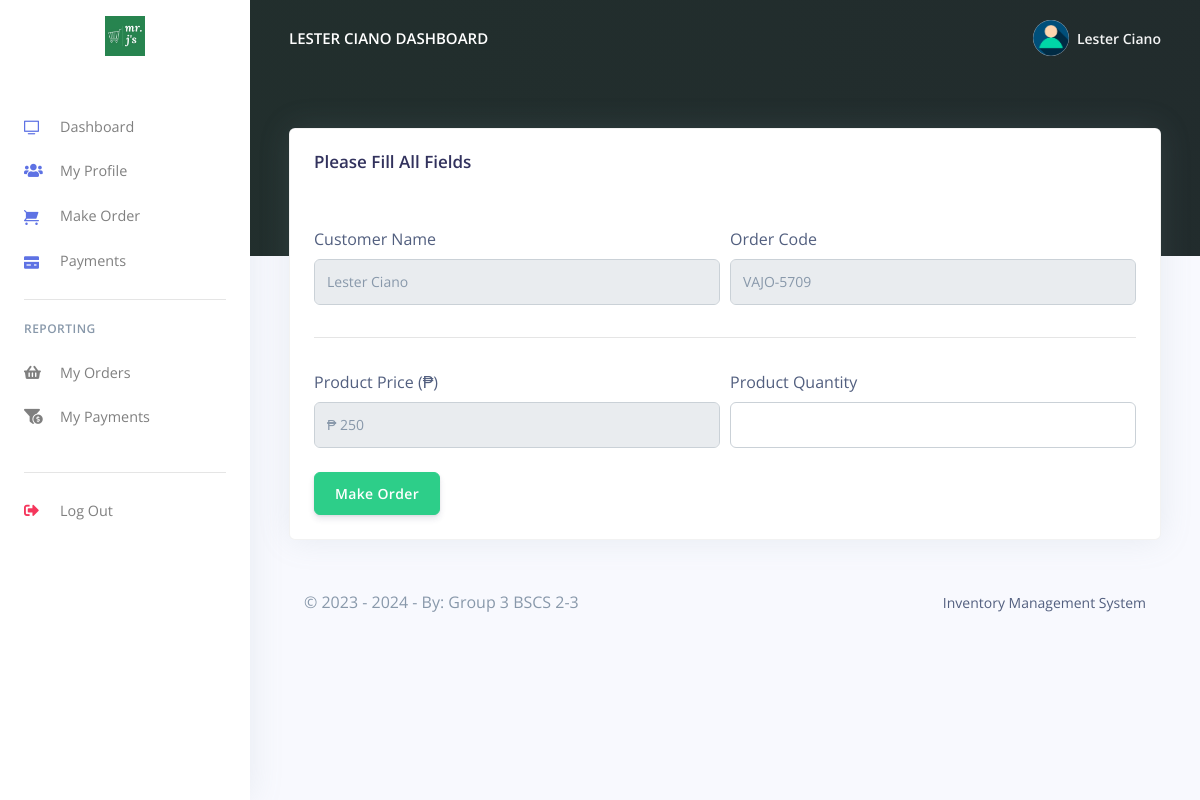
The page /pos/customer/make_oder.php?prod_id=06dc36c1be&prod_name=Emperador Light&prod_price=250 (signed in) on the database its author committed.
### tables this page shows
CREATE TABLE `rpos_customers` (
  `customer_id` varchar(200) NOT NULL,
  `customer_name` varchar(200) NOT NULL,
  `customer_phoneno` varchar(200) NOT NULL,
  `customer_email` varchar(200) NOT NULL,
  `customer_password` varchar(200) NOT NULL,
  `created_at` timestamp(6) NOT NULL DEFAULT current_timestamp(6) ON UPDATE current_timestamp(6)
);

CREATE TABLE `rpos_products` (
  `prod_id` varchar(200) NOT NULL,
  `prod_code` varchar(200) NOT NULL,
  `prod_name` varchar(200) NOT NULL,
  `prod_img` varchar(200) NOT NULL,
  `prod_desc` longtext NOT NULL,
  `prod_price` varchar(200) NOT NULL,
  `created_at` timestamp(6) NOT NULL DEFAULT current_timestamp(6) ON UPDATE current_timestamp(6)
);

### pos/customer/config/code-generator.php (called while the page is built, shortened)
<?php
$length = 4;
$alpha = substr(str_shuffle("QWERTYUIOPLKJHGFDSAZXCVBNM"), 1, $length);
$beta = substr(str_shuffle("1234567890"), 1, $length);

### pos/customer/make_oder.php (the view, shortened to what this page needs)
<?php
include('config/config.php');
include('config/code-generator.php');
require_once('partials/_head.php');
?>
<body>
    <?php
    require_once('partials/_sidebar.php');
    ?>
    <div class="main-content">
        <?php
        require_once('partials/_topnav.php');
        ?>
        <div class="container-fluid mt--8">
            <div class="row">
                <div class="col">
                    <div class="card shadow">
                        <div class="card-header border-0">
                            <h3>Please Fill All Fields</h3>
                        </div>
                        <div class="card-body">
                            <form method="POST" enctype="multipart/form-data">
                                <div class="form-row">
                                    <div class="col-md-6">
                                        <label>Customer Name</label>
                                        <?php
                                        $customer_id = $_SESSION['customer_id'];
                                        $ret = "SELECT * FROM  rpos_customers WHERE customer_id = '$customer_id' ";
                                        $stmt = $mysqli->prepare($ret);
                                        $stmt->execute();
                                        $res = $stmt->get_result();
                                        while ($cust = $res->fetch_object()) {
                                        ?>
                                            <input class="form-control" readonly name="customer_name" value="<?php echo $cust->customer_name; ?>">
                                        <?php } ?>
                                    </div>
                                    <div class="col-md-6">
                                        <label>Order Code</label>
                                        <input type="text" readonly name="order_code" value="<?php echo $alpha; ?>-<?php echo $beta; ?>" class="form-control" value="">
                                    </div>
                                </div>
                                <hr>
                                <?php
                                $prod_id = $_GET['prod_id'];
                                $ret = "SELECT * FROM  rpos_products WHERE prod_id = '$prod_id'";
                                $stmt = $mysqli->prepare($ret);
                                $stmt->execute();
                                $res = $stmt->get_result();
                                while ($prod = $res->fetch_object()) {
                                ?>
                                    <div class="form-row">
                                        <div class="col-md-6">
                                            <label>Product Price (₱)</label>
                                            <input type="text" readonly name="prod_price" value="₱ <?php echo $prod->prod_price; ?>" class="form-control">
                                        </div>
                                        <div class="col-md-6">
                                            <label>Product Quantity</label>
                                            <input type="text" name="prod_qty" class="form-control" value="">
                                        </div>
                                    </div>
                                <?php } ?>
                                <br>
                                <div class="form-row">
                                    <div class="col-md-6">
                                        <input type="submit" name="make" value="Make Order" class="btn btn-success" value="">
                                    </div>
                                </div>
                            </form>
                        </div>
                    </div>
                </div>
            </div>
            <?php
            require_once('partials/_footer.php');
            ?>
        </div>
    </div>
</body>
</html>

### pos/customer/partials/_sidebar.php (shortened to what this page needs)
<?php
$customer_id = $_SESSION['customer_id'];
$ret = "SELECT * FROM  rpos_customers  WHERE customer_id = '$customer_id'";
$stmt = $mysqli->prepare($ret);
$stmt->execute();
$res = $stmt->get_result();
while ($customer = $res->fetch_object()) {
?>
  <nav class="navbar navbar-vertical fixed-left navbar-expand-md navbar-light bg-white" id="sidenav-main">
    <div class="container-fluid">
      <a class="navbar-brand pt-0" href="dashboard.php">
        <img src="../admin/assets/img/brand/mrj.jpg" class="navbar-brand-img" alt="...">
      </a>
      <div class="collapse navbar-collapse" id="sidenav-collapse-main">
        <ul class="navbar-nav">
          <li class="nav-item">
            <a class="nav-link" href="dashboard.php">
              <i class="ni ni-tv-2 text-primary"></i> Dashboard
            </a>
          </li>
          <li class="nav-item">
            <a class="nav-link" href="change_profile.php">
              <i class="fas fa-users text-primary"></i> My Profile
            </a>
          </li>
          <li class="nav-item">
            <a class="nav-link" href="orders.php">
              <i class="ni ni-cart text-primary"></i>Make Order
            </a>
          </li>
          <li class="nav-item">
            <a class="nav-link" href="payments.php">
              <i class="ni ni-credit-card text-primary"></i> Payments
            </a>
          </li>
        </ul>
        <hr class="my-3">
        <h6 class="navbar-heading text-muted">Reporting</h6>
        <ul class="navbar-nav mb-md-3">
          <li class="nav-item">
            <a class="nav-link" href="orders_reports.php">
              <i class="fas fa-shopping-basket"></i> My Orders
            </a>
          </li>
          <li class="nav-item">
            <a class="nav-link" href="payments_reports.php">
              <i class="fas fa-funnel-dollar"></i> My Payments
            </a>
          </li>
        </ul>
        <hr class="my-3">
        <ul class="navbar-nav mb-md-3">
          <li class="nav-item">
            <a class="nav-link" href="logout.php">
              <i class="fas fa-sign-out-alt text-danger"></i> Log Out
            </a>
          </li>
        </ul>
      </div>
    </div>
  </nav>
<?php } ?>

### pos/customer/partials/_topnav.php (shortened to what this page needs)
<?php
$customer_id = $_SESSION['customer_id'];
$ret = "SELECT * FROM  rpos_customers  WHERE customer_id = '$customer_id'";
$stmt = $mysqli->prepare($ret);
$stmt->execute();
$res = $stmt->get_result();
while ($customer = $res->fetch_object()) {
?>
    <nav class="navbar navbar-top navbar-expand-md navbar-dark" id="navbar-main">
        <div class="container-fluid">
            <a class="h4 mb-0 text-white text-uppercase d-none d-lg-inline-block" href="dashboard.php"><?php echo $customer->customer_name; ?> Dashboard</a>
            <ul class="navbar-nav align-items-center d-none d-md-flex">
                <li class="nav-item dropdown">
                    <a class="nav-link pr-0" href="#" role="button" data-toggle="dropdown" aria-haspopup="true" aria-expanded="false">
                        <div class="media align-items-center">
                            <span class="avatar avatar-sm rounded-circle">
                                <img alt="Image placeholder" src="../admin/assets/img/theme/user-a-min.png">
                            </span>
                            <div class="media-body ml-2 d-none d-lg-block">
                                <span class="mb-0 text-sm  font-weight-bold"><?php echo $customer->customer_name; ?></span>
                            </div>
                        </div>
                    </a>
                </li>
            </ul>
        </div>
    </nav>
<?php } ?>

### rows shown on the page
rpos_customers: customer_name "LESTER CIANO", customer_name "Lester Ciano"
rpos_products: prod_price "₱ 250"
